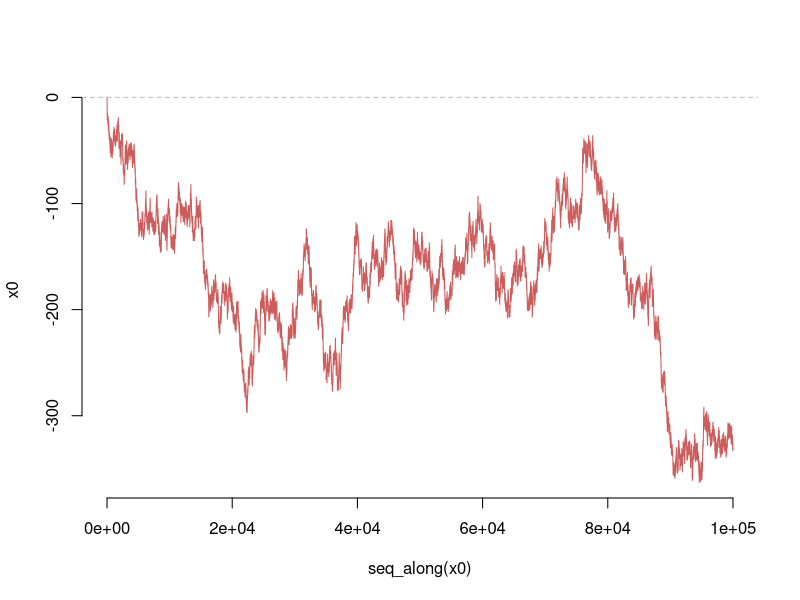

Reproduce this figure in R.
#Ejercicio Simulacion
x = ifelse(runif(100000)>0.5,1,-1)
table(x)
x0 = cumsum(x)
x0
plot(seq_along(x0),x0,col="indianred",type = "l",lwd=1,frame.plot = F)
abline(h=0,col="gray",lty="dashed")
